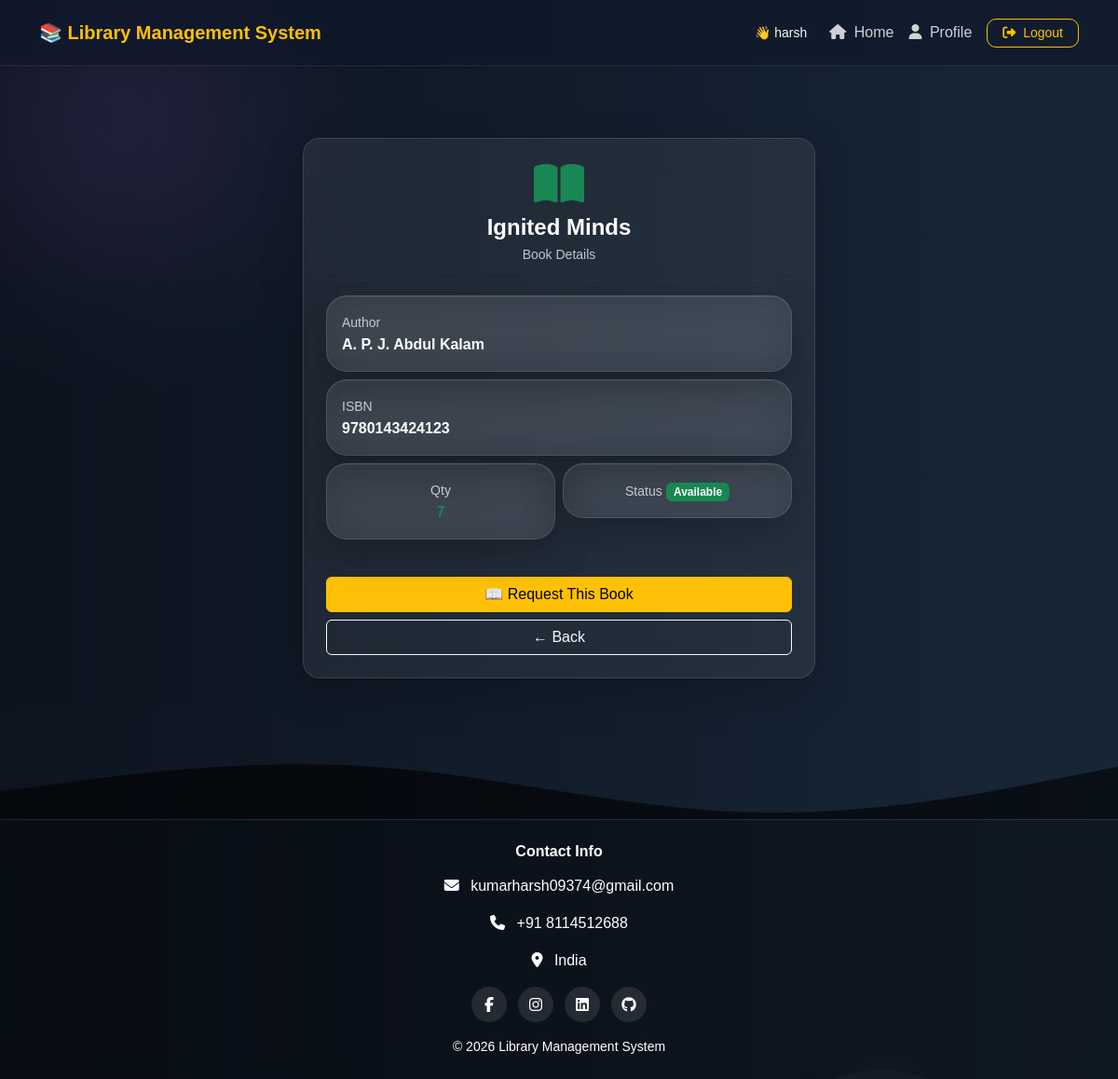
The app's page /books/book/3/ (signed in) with its own data.
### books/models.py (models this page shows, shortened)
class Book(models.Model):
    title = models.CharField(
        max_length=200
    )
    author = models.CharField(
        max_length=200
    )
    isbn = models.CharField(
        max_length=100,
        default='N/A'
    )
    quantity = models.IntegerField(
        default=1
    )
    added_at = models.DateTimeField(
        default=timezone.now
    )

### books/views.py (the view)
# urls.py: path('book/<int:id>/', views.book_detail, name='book_detail'),
@login_required
def book_detail(request, id):
    book = get_object_or_404(Book, id=id)
    return render(request, 'books/book_detail.html', {'book': book})

### books/templates/books/book_detail.html (shortened to what this page needs)
{% extends 'base.html' %}
{% block content %}
{% include 'includes/dashboard_navbar.html' %}
<div class="container py-5">
    <div class="glass-card p-4 mx-auto shadow-lg" style="max-width:550px; border-radius:18px;">
        <div class="text-center mb-2">
            <i class="fa-solid fa-book-open fa-3x text-success"></i>
        </div>
        <h4 class="text-center text-white fw-bold mb-1">
            {{ book.title }}
        </h4>
        <p class="text-center text-light opacity-75 small mb-3">
            Book Details
        </p>
        <hr style="border-color: rgba(255,255,255,0.15);">
        <div class="glass-card p-3 mb-2">
            <small class="text-light opacity-75">Author</small>
            <div class="text-white fw-semibold">{{ book.author }}</div>
        </div>
        <div class="glass-card p-3 mb-2">
            <small class="text-light opacity-75">ISBN</small>
            <div class="text-white fw-semibold">{{ book.isbn }}</div>
        </div>
        <div class="row g-2">
            <div class="col-6">
                <div class="glass-card p-3 text-center">
                    <small class="text-light opacity-75">Qty</small>
                    <div class="text-success fw-bold">{{ book.quantity }}</div>
                </div>
            </div>
            <div class="col-6">
                <div class="glass-card p-3 text-center">
                    <small class="text-light opacity-75">Status</small>
                    {% if book.quantity > 0 %}
                    <div class="badge bg-success mt-1">Available</div>
                    {% else %}
                    <div class="badge bg-danger mt-1">Out</div>
                    {% endif %}
                </div>
            </div>
        </div>
        <div class="d-grid gap-2 mt-4">
            {% if book.quantity > 0 %}
            {% if request.user.is_superuser or request.user.profile.role == 'staff' %}
            <a href="{% url 'issue_book' %}?book_id={{ book.id }}" class="btn btn-success w-100 mt-3">
                📚 Issue This Book
            </a>
            {% else %}
            <a href="{% url 'request_book' %}?book_id={{ book.id }}" class="btn btn-warning w-100 mt-3">
                📖 Request This Book
            </a>
            {% endif %}
            {% endif %}
            <a href="{% url 'book_list' %}" class="btn btn-outline-light">
                ← Back
            </a>
        </div>
    </div>
</div>
{% endblock %}

### templates/includes/dashboard_navbar.html (shortened to what this page needs)
<nav class="navbar navbar-expand-lg navbar-dark shadow-sm" style="background: rgba(0,0,0,0.55);
            backdrop-filter: blur(12px);
            border-bottom: 1px solid rgba(255,255,255,0.1);">
    <div class="container">
        <a class="navbar-brand fw-bold text-warning" href="{% if user.is_authenticated %}
                    {% if user.is_superuser %}
                        {% url 'admin_dashboard' %}
                    {% elif user.is_staff %}
                        {% url 'staff_dashboard' %}
                    {% else %}
                        {% url 'student_dashboard' %}
                    {% endif %}
                 {% else %}
                    {% url 'home' %}
                 {% endif %}">
            📚 Library Management System
        </a>
        <div class="collapse navbar-collapse" id="navbarNav">
            <ul class="navbar-nav ms-auto align-items-center">
                {% if user.is_authenticated %}
                <li class="nav-item me-3">
                    <span class="text-light small">
                        👋 {{ request.user.username }}
                    </span>
                </li>
                <li class="nav-item">
                    <a class="nav-link" href="
                           {% if user.is_superuser %}
                                {% url 'admin_dashboard' %}
                           {% elif user.is_staff %}
                                {% url 'staff_dashboard' %}
                           {% else %}
                                {% url 'student_dashboard' %}
                           {% endif %}
                           ">
                        <i class="fa fa-home me-1"></i> Home
                    </a>
                </li>
                <li class="nav-item">
                    <a class="nav-link" href="{% url 'profile' %}">
                        <i class="fa fa-user me-1"></i> Profile
                    </a>
                </li>
                <li class="nav-item ms-2">
                    <button type="button" class="btn btn-outline-warning btn-sm px-3" data-bs-toggle="modal"
                        data-bs-target="#logoutModal">
                        <i class="fa fa-sign-out-alt me-1"></i> Logout
                    </button>
                </li>
                {% endif %}
            </ul>
        </div>
    </div>
</nav>

### static/css/style.css (style rules this page uses)
html, body { height: 100%; margin: 0; padding: 0; scroll-behavior: smooth; }
body { padding-top: 100px; background: linear-gradient(to right, #141e30, #243b55); min-height: 100vh; display: flex; flex-direction: column; font-family: Arial, sans-serif; overflow-x: hidden; position: relative; }
body::before { content: ""; position: fixed; inset: 0; background: rgba(0, 0, 0, .35); z-index: -3; }
body::after { content: ""; position: fixed; width: 500px; height: 500px; background: radial-gradient(circle, rgba(118, 75, 162, .22), transparent 70%); top: -120px; left: -120px; filter: blur(45px); animation: moveGlow 10s ease-in-out infinite alternate; z-index: -2; }
.navbar { background: rgba(15, 23, 42, .65) !important; backdrop-filter: blur(18px); -webkit-backdrop-filter: blur(18px); border-bottom: 1px solid rgba(255, 255, 255, .08); border-radius: 0px; box-shadow: 0 8px 30px rgba(0, 0, 0, .25); transition: .3s; }
.navbar { position: fixed; top: 0; padding-top: 15px; padding-bottom: 15px; left: 0; width: 100%; z-index: 1000; backdrop-filter: blur(18px); }
.navbar-brand { font-size: 20px; font-weight: 700; }
.navbar .nav-link { color: rgba(255, 255, 255, .8) !important; padding: 6px 10px; border-radius: 8px; transition: .3s; }
.glass-card { background: rgba(255, 255, 255, .07); backdrop-filter: blur(20px); -webkit-backdrop-filter: blur(20px); border: 1px solid rgba(255, 255, 255, .12); border-radius: 22px; box-shadow: 0 15px 40px rgba(0, 0, 0, .25), inset 0 1px 0 rgba(255, 255, 255, .08); transition: .3s; cursor: pointer; }
button { border-radius: 10px !important; font-weight: 600; }

### records on screen
Book: title "Ignited Minds", author "A. P. J. Abdul Kalam", isbn "9780143424123", quantity "7"

### other values on screen
{{ request.user.username }} "harsh"
